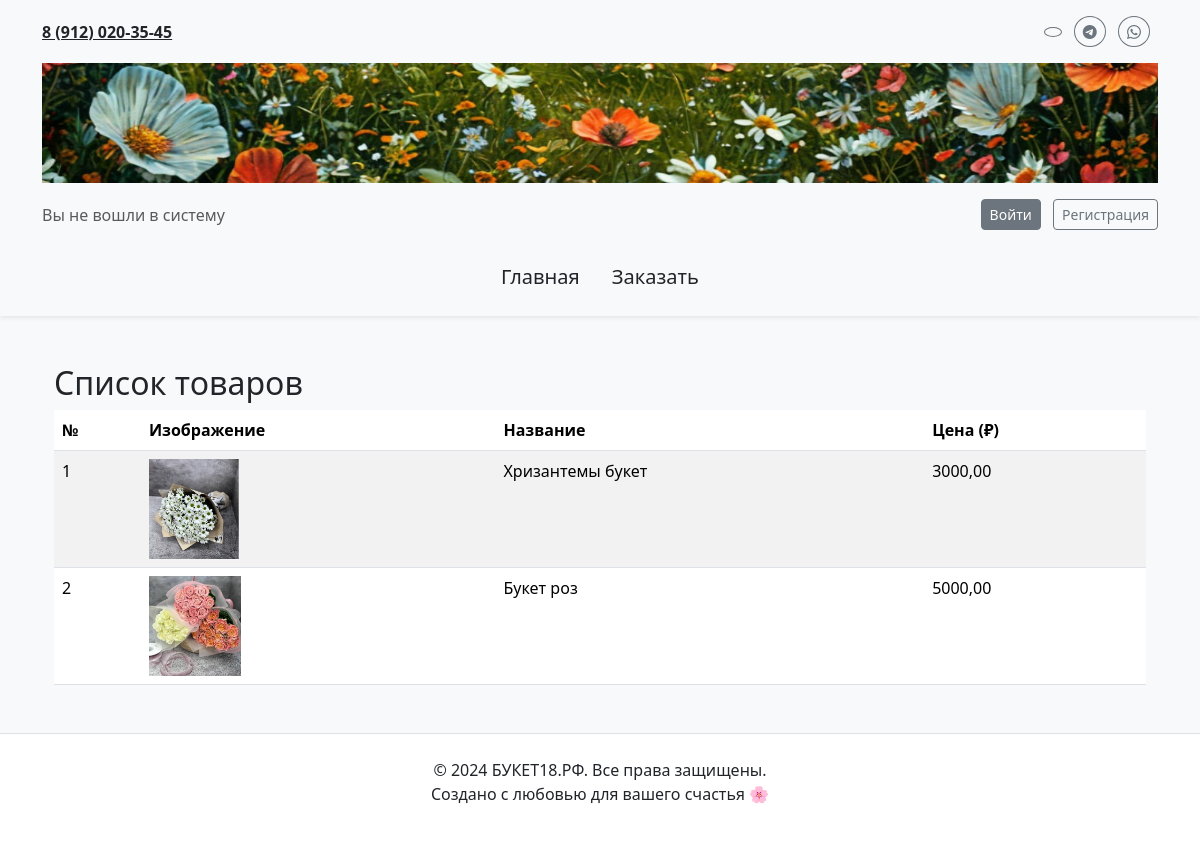
Screenshot of /products/ with the database file from the repository.
### main/models.py (models this page shows, shortened)
class Product(models.Model):
    name = models.CharField(max_length=255)
    price = models.DecimalField(max_digits=10, decimal_places=2)
    image = models.ImageField(upload_to='products/', null=True, blank=True)
    class Meta:
        verbose_name = "Продукт"
        verbose_name_plural = "Продукты"

### main/views.py (the view)
# urls.py: path('products/', views.product_list, name='product_list'),
def product_list(request):
    products = Product.objects.all()
    return render(request, 'main/product_list.html', {'products': products})

### main/templates/main/product_list.html (shortened to what this page needs)
{% extends 'main/layoute.html' %}
{% block content %}
    <div class="container my-5">
        <h2>Список товаров</h2>
        {% if products %}
            <table class="table table-striped">
                <thead>
                    <tr>
                        <th>№</th>
                        <th>Изображение</th>
                        <th>Название</th>
                        <th>Цена (₽)</th>
                    </tr>
                </thead>
                <tbody>
                    {% for product in products %}
                        <tr>
                            <td>{{ forloop.counter }}</td>
                            <td>
                                {% if product.image %}
                                    <img src="{{ product.image.url }}" alt="{{ product.name }}" style="max-width: 100px; max-height: 100px;">
                                {% else %}
                                    <span>Нет изображения</span>
                                {% endif %}
                            </td>
                            <td>{{ product.name }}</td>
                            <td>{{ product.price }}</td>
                        </tr>
                    {% endfor %}
                </tbody>
            </table>
        {% else %}
            <p>Товары отсутствуют.</p>
        {% endif %}
    </div>
{% endblock %}

### rows the page displays
Product: image (picture), name "Хризантемы букет", price "3000,00"
Product: image (picture), name "Букет роз", price "5000,00"
